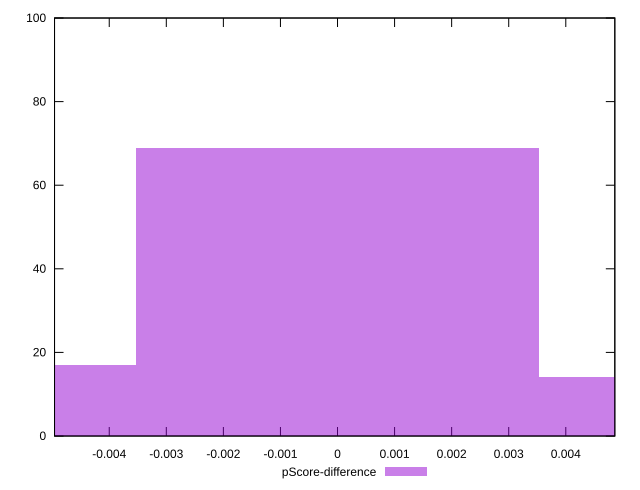

The gnuplot source for this figure:
reset

$pScoreDifference <<EOF
0 69
-0.007074959867890631 17
0.007074959867890631 14
EOF

set key outside below
set boxwidth 0.007074959867890631
set xrange [-0.0049585763236053015:0.004859148070871955]
set yrange [0:100]
set trange [0:100]
set style fill transparent solid 0.5 noborder
set terminal svg size 640, 490 enhanced background rgb 'white'
set output "reports/report_00032_2021-02-25T10-28-15.087Z/bootup-time/samples/astro/pScore-difference/histogram.svg"

plot $pScoreDifference title "pScore-difference" with boxes

reset
